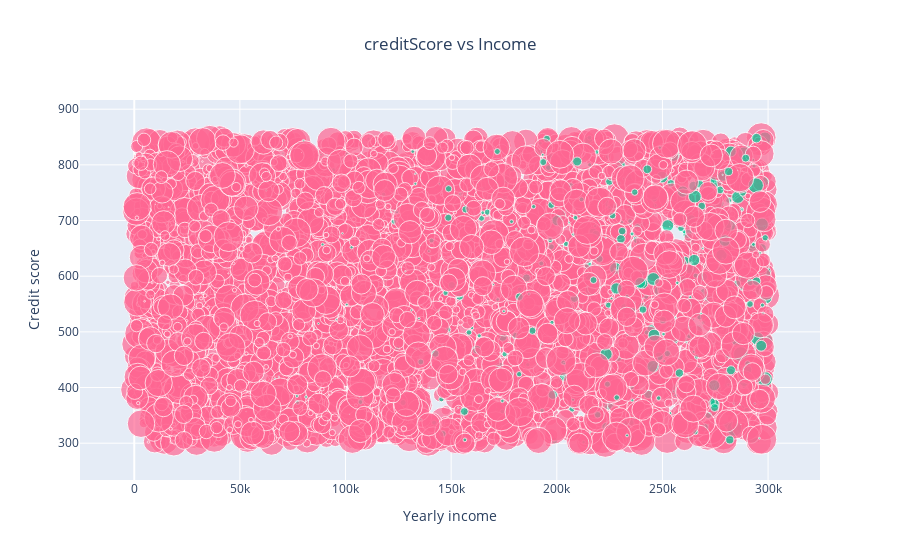

The code cell stored with this chart in its notebook:
### Markdown cell above
### 3.3 Visualize approvals on yearly income and credit scores

We use a scatter view to represent the decisions this time with yearly income and credit score. We observe 2 gradients that cumulate their effects:
- the higher yearly income is the more likelyhood to get the loan accepted 
- the higher is the credit score the more likelyhood to get the loan accepted

### Code cell
############ SCATTER CHART #############
fig = go.Figure()
max_marker_size = 30
fig.add_trace(go.Scatter(
                 x=datasink[get_decision_borrower_yearly_income],
                 y=datasink[get_decision_borrower_credit_score],
                 mode='markers',
                 marker_size=array_normalize(datasink[get_decision_amount], max_marker_size), 
                 marker_color=set_colors(datasink[get_decision_approval]),
                 text=datasink[get_decision_approval], 
                 hovertemplate="<b>Income:</b> %{x}<br><b>creditScore:</b> %{y}<br><b>Approval:</b> %{text}<extra></extra>",
                 name='V1'
))

fig.update_xaxes(title_text='Yearly income')
fig.update_yaxes(title_text='Credit score')

fig.update_layout(
    barmode='stack', 
    showlegend=False,
    title={'text': f"creditScore vs Income",
          'x':0.5,
          'xanchor': 'center'
    })

iplot(fig)

### Figure 1 — Plotly figure (JSON) as saved in the notebook; plotly's stock layout.template omitted (floating-point values rounded to 4 significant figures; data arrays with more than 128 entries replaced by an {"elided": "..."} marker saying what was removed)
{"data": [{"hovertemplate": "<b>Income:</b> %{x}<br><b>creditScore:</b> %{y}<br><b>Approval:</b> %{text}<extra></extra>", "marker": {"color": {"elided": "5000 str values"}, "size": {"elided": "5000 float values"}}, "mode": "markers", "name": "V1", "text": {"elided": "5000 str values"}, "type": "scatter", "x": {"elided": "5000 int values"}, "y": {"elided": "5000 int values"}}], "layout": {"barmode": "stack", "showlegend": false, "title": {"text": "creditScore vs Income", "x": 0.5, "xanchor": "center"}, "xaxis": {"title": {"text": "Yearly income"}}, "yaxis": {"title": {"text": "Credit score"}}}}
